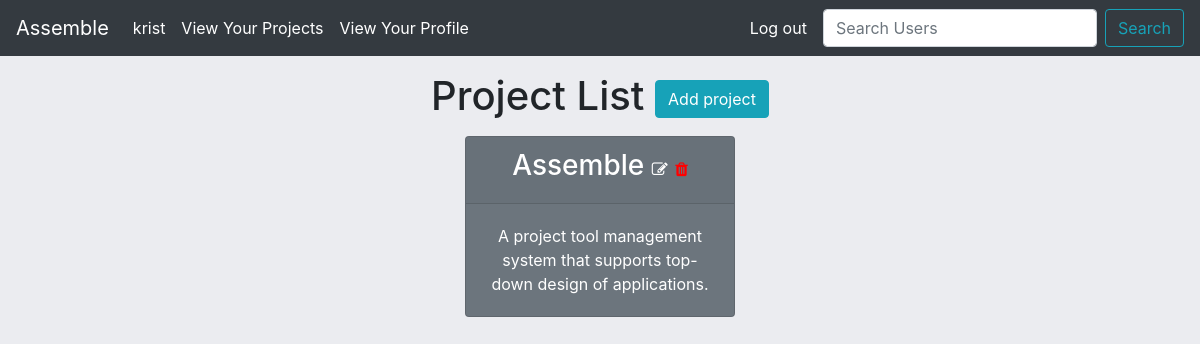
Page /home/project-list/ (signed in) on the earlier database version.
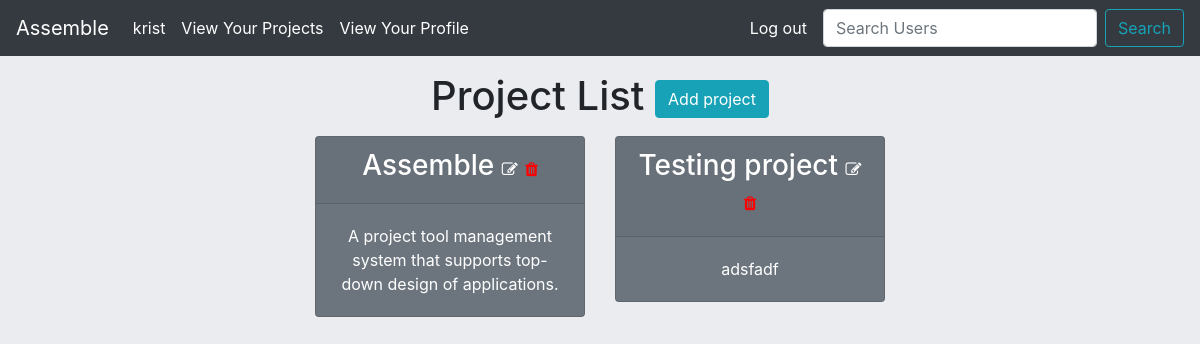
Same page on the later database version.
### assemble/models.py (models this page shows, shortened)
class Project(models.Model):
    name = models.CharField(max_length=60)
    description = models.TextField(max_length=400)
    user = models.ManyToManyField('Profile',blank=True)
    owner = models.ForeignKey('Profile',blank=True,on_delete=models.CASCADE,related_name="creator")
    slug = models.SlugField(max_length=100,unique=True,blank=True,null=True)
    completed= models.BooleanField(default=False)
    history = HistoricalRecords()

### assemble/views.py (the view)
# urls.py: path('project-list/',ProjectList.as_view(),name="project-list"),
class ProjectList(LoginRequiredMixin,ListView):
    model = Project
    def get_queryset(self):
        is_me = Profile.objects.get(user=self.request.user)
        return Project.objects.filter(user=is_me)

### templates/assemble/project_list.html
{% extends 'assemble/base.html' %}
{% block content %}
<div class="text-center my-3">
    <h1>Project List <a class="btn btn-info" href="{% url 'project-create' %}">Add project</a></h1>
</div>
<div class="text-center">
    <div class="row justify-content-center">
        {% for project in project_list %}
            <div class="col-sm-3 col-md-3">
                    <div class="card text-white bg-secondary mb-3" style="max-width: 18rem;">
                        <div class="card-header">
                            <h3>
                                <a class="text-white" style="text-decoration:none;" href="{% url 'project-detail' project.slug %}">{{ project.name }}</a>
                                {% if project.owner.user == request.user %}
                                    <a href="{% url 'edit-project' project.id %}"><span style="color:white;font-size:1rem;"><i class="fa fa-edit"></i></span></a>
                                    <a href="{% url 'delete-project' project.id %}"><span style="color:red;font-size:1rem;"><i class="fa fa-trash"></i></span></a>
                                {% endif %}
                            </h3>
                        </div>
                        <div class="card-body">
                            <p class="card-text">{{project.description}}</p>
                        </div>
                    </div>
            </div>
        {% endfor %}
    </div>
</div>
{% endblock content %}

Differences in the rows shown:
added Project: name "Testing project", description "adsfadf"
